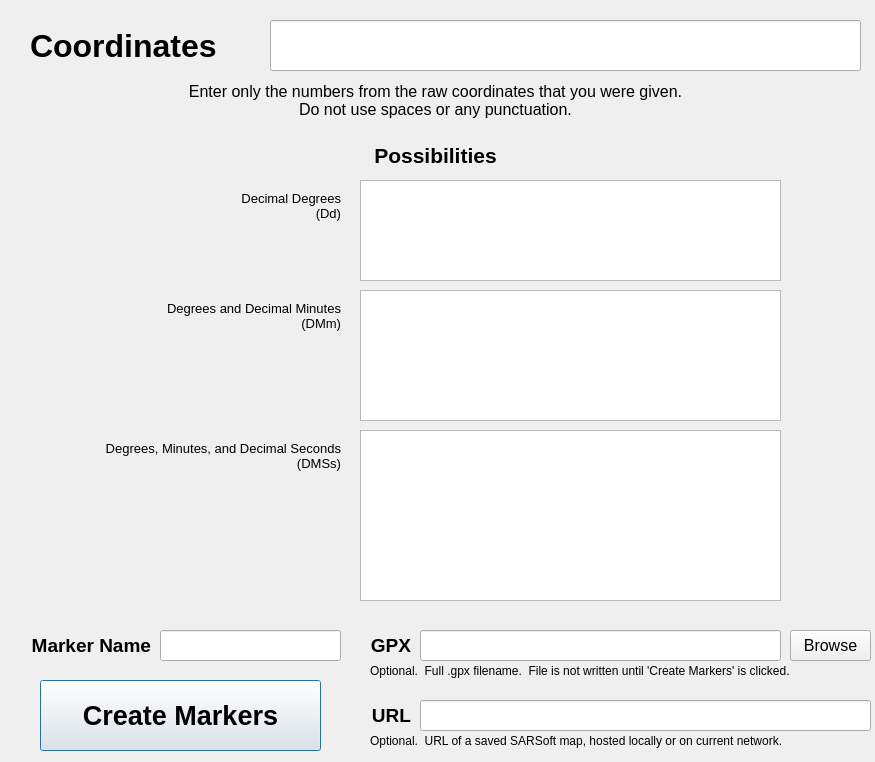
<?xml version="1.0" encoding="UTF-8"?>
<ui version="4.0">
 <class>buckshot</class>
 <widget class="QDialog" name="buckshot">
  <property name="enabled">
   <bool>true</bool>
  </property>
  <property name="geometry">
   <rect>
    <x>0</x>
    <y>0</y>
    <width>875</width>
    <height>762</height>
   </rect>
  </property>
  <property name="windowTitle">
   <string>SARSoft Buckshot</string>
  </property>
  <widget class="QLineEdit" name="coordsField">
   <property name="geometry">
    <rect>
     <x>270</x>
     <y>20</y>
     <width>591</width>
     <height>51</height>
    </rect>
   </property>
   <property name="font">
    <font>
     <family>Segoe UI</family>
     <pointsize>24</pointsize>
     <weight>75</weight>
     <bold>true</bold>
    </font>
   </property>
   <property name="text">
    <string/>
   </property>
   <property name="frame">
    <bool>true</bool>
   </property>
  </widget>
  <widget class="QLabel" name="label">
   <property name="geometry">
    <rect>
     <x>30</x>
     <y>20</y>
     <width>231</width>
     <height>51</height>
    </rect>
   </property>
   <property name="font">
    <font>
     <family>Segoe UI</family>
     <pointsize>24</pointsize>
     <weight>75</weight>
     <bold>true</bold>
    </font>
   </property>
   <property name="text">
    <string>Coordinates</string>
   </property>
  </widget>
  <widget class="QLabel" name="label_2">
   <property name="geometry">
    <rect>
     <x>0</x>
     <y>70</y>
     <width>871</width>
     <height>61</height>
    </rect>
   </property>
   <property name="font">
    <font>
     <family>Segoe UI</family>
     <pointsize>12</pointsize>
    </font>
   </property>
   <property name="text">
    <string>Enter only the numbers from the raw coordinates that you were given.
Do not use spaces or any punctuation.</string>
   </property>
   <property name="alignment">
    <set>Qt::AlignCenter</set>
   </property>
  </widget>
  <widget class="QPushButton" name="goButton">
   <property name="geometry">
    <rect>
     <x>40</x>
     <y>680</y>
     <width>281</width>
     <height>71</height>
    </rect>
   </property>
   <property name="font">
    <font>
     <family>Segoe UI</family>
     <pointsize>20</pointsize>
     <weight>75</weight>
     <bold>true</bold>
    </font>
   </property>
   <property name="text">
    <string>Create Markers</string>
   </property>
  </widget>
  <widget class="QLineEdit" name="markerNameField">
   <property name="geometry">
    <rect>
     <x>160</x>
     <y>630</y>
     <width>181</width>
     <height>31</height>
    </rect>
   </property>
   <property name="font">
    <font>
     <family>Segoe UI</family>
     <pointsize>11</pointsize>
     <weight>50</weight>
     <bold>false</bold>
    </font>
   </property>
   <property name="text">
    <string/>
   </property>
   <property name="frame">
    <bool>true</bool>
   </property>
  </widget>
  <widget class="QLabel" name="label_11">
   <property name="geometry">
    <rect>
     <x>-10</x>
     <y>620</y>
     <width>161</width>
     <height>51</height>
    </rect>
   </property>
   <property name="font">
    <font>
     <family>Segoe UI</family>
     <pointsize>14</pointsize>
     <weight>75</weight>
     <bold>true</bold>
    </font>
   </property>
   <property name="text">
    <string>Marker Name</string>
   </property>
   <property name="alignment">
    <set>Qt::AlignRight|Qt::AlignTrailing|Qt::AlignVCenter</set>
   </property>
  </widget>
  <widget class="QPlainTextEdit" name="DdField">
   <property name="enabled">
    <bool>true</bool>
   </property>
   <property name="geometry">
    <rect>
     <x>360</x>
     <y>180</y>
     <width>421</width>
     <height>101</height>
    </rect>
   </property>
   <property name="font">
    <font>
     <pointsize>10</pointsize>
    </font>
   </property>
   <property name="readOnly">
    <bool>true</bool>
   </property>
   <property name="plainText">
    <string/>
   </property>
  </widget>
  <widget class="QPlainTextEdit" name="DMmField">
   <property name="enabled">
    <bool>true</bool>
   </property>
   <property name="geometry">
    <rect>
     <x>360</x>
     <y>290</y>
     <width>421</width>
     <height>131</height>
    </rect>
   </property>
   <property name="font">
    <font>
     <pointsize>10</pointsize>
    </font>
   </property>
   <property name="readOnly">
    <bool>true</bool>
   </property>
  </widget>
  <widget class="QPlainTextEdit" name="DMSsField">
   <property name="enabled">
    <bool>true</bool>
   </property>
   <property name="geometry">
    <rect>
     <x>360</x>
     <y>430</y>
     <width>421</width>
     <height>171</height>
    </rect>
   </property>
   <property name="font">
    <font>
     <pointsize>10</pointsize>
    </font>
   </property>
   <property name="readOnly">
    <bool>true</bool>
   </property>
  </widget>
  <widget class="QLabel" name="label_3">
   <property name="geometry">
    <rect>
     <x>190</x>
     <y>180</y>
     <width>151</width>
     <height>51</height>
    </rect>
   </property>
   <property name="font">
    <font>
     <family>Segoe UI</family>
     <pointsize>10</pointsize>
    </font>
   </property>
   <property name="text">
    <string>Decimal Degrees
(Dd)</string>
   </property>
   <property name="alignment">
    <set>Qt::AlignRight|Qt::AlignTrailing|Qt::AlignVCenter</set>
   </property>
  </widget>
  <widget class="QLabel" name="label_4">
   <property name="geometry">
    <rect>
     <x>100</x>
     <y>290</y>
     <width>241</width>
     <height>51</height>
    </rect>
   </property>
   <property name="font">
    <font>
     <family>Segoe UI</family>
     <pointsize>10</pointsize>
    </font>
   </property>
   <property name="text">
    <string>Degrees and Decimal Minutes
(DMm)</string>
   </property>
   <property name="alignment">
    <set>Qt::AlignRight|Qt::AlignTrailing|Qt::AlignVCenter</set>
   </property>
  </widget>
  <widget class="QLabel" name="label_5">
   <property name="geometry">
    <rect>
     <x>20</x>
     <y>430</y>
     <width>321</width>
     <height>51</height>
    </rect>
   </property>
   <property name="font">
    <font>
     <family>Segoe UI</family>
     <pointsize>10</pointsize>
    </font>
   </property>
   <property name="text">
    <string>Degrees, Minutes, and Decimal Seconds
(DMSs)</string>
   </property>
   <property name="alignment">
    <set>Qt::AlignRight|Qt::AlignTrailing|Qt::AlignVCenter</set>
   </property>
  </widget>
  <widget class="QLineEdit" name="URLField">
   <property name="geometry">
    <rect>
     <x>420</x>
     <y>700</y>
     <width>451</width>
     <height>31</height>
    </rect>
   </property>
   <property name="font">
    <font>
     <family>Segoe UI</family>
     <pointsize>11</pointsize>
     <weight>50</weight>
     <bold>false</bold>
    </font>
   </property>
   <property name="text">
    <string/>
   </property>
   <property name="frame">
    <bool>true</bool>
   </property>
  </widget>
  <widget class="QLabel" name="label_12">
   <property name="geometry">
    <rect>
     <x>350</x>
     <y>690</y>
     <width>61</width>
     <height>51</height>
    </rect>
   </property>
   <property name="font">
    <font>
     <family>Segoe UI</family>
     <pointsize>14</pointsize>
     <weight>75</weight>
     <bold>true</bold>
    </font>
   </property>
   <property name="text">
    <string>URL</string>
   </property>
   <property name="alignment">
    <set>Qt::AlignRight|Qt::AlignTrailing|Qt::AlignVCenter</set>
   </property>
  </widget>
  <widget class="QLabel" name="label_13">
   <property name="geometry">
    <rect>
     <x>0</x>
     <y>130</y>
     <width>871</width>
     <height>51</height>
    </rect>
   </property>
   <property name="font">
    <font>
     <family>Segoe UI</family>
     <pointsize>16</pointsize>
     <weight>75</weight>
     <bold>true</bold>
    </font>
   </property>
   <property name="text">
    <string>Possibilities</string>
   </property>
   <property name="alignment">
    <set>Qt::AlignCenter</set>
   </property>
  </widget>
  <widget class="QLabel" name="label_6">
   <property name="geometry">
    <rect>
     <x>370</x>
     <y>730</y>
     <width>501</width>
     <height>21</height>
    </rect>
   </property>
   <property name="font">
    <font>
     <pointsize>9</pointsize>
    </font>
   </property>
   <property name="text">
    <string>Optional.  URL of a saved SARSoft map, hosted locally or on current network.</string>
   </property>
  </widget>
  <widget class="QLineEdit" name="gpxFileNameField">
   <property name="geometry">
    <rect>
     <x>420</x>
     <y>630</y>
     <width>361</width>
     <height>31</height>
    </rect>
   </property>
   <property name="font">
    <font>
     <family>Segoe UI</family>
     <pointsize>11</pointsize>
     <weight>50</weight>
     <bold>false</bold>
    </font>
   </property>
   <property name="text">
    <string/>
   </property>
   <property name="frame">
    <bool>true</bool>
   </property>
  </widget>
  <widget class="QLabel" name="label_14">
   <property name="geometry">
    <rect>
     <x>350</x>
     <y>620</y>
     <width>61</width>
     <height>51</height>
    </rect>
   </property>
   <property name="font">
    <font>
     <family>Segoe UI</family>
     <pointsize>14</pointsize>
     <weight>75</weight>
     <bold>true</bold>
    </font>
   </property>
   <property name="text">
    <string>GPX</string>
   </property>
   <property name="alignment">
    <set>Qt::AlignRight|Qt::AlignTrailing|Qt::AlignVCenter</set>
   </property>
  </widget>
  <widget class="QLabel" name="label_7">
   <property name="geometry">
    <rect>
     <x>370</x>
     <y>660</y>
     <width>511</width>
     <height>21</height>
    </rect>
   </property>
   <property name="font">
    <font>
     <pointsize>9</pointsize>
    </font>
   </property>
   <property name="text">
    <string>Optional.  Full .gpx filename.  File is not written until 'Create Markers' is clicked.</string>
   </property>
  </widget>
  <widget class="QPushButton" name="gpxBrowseButton">
   <property name="geometry">
    <rect>
     <x>790</x>
     <y>630</y>
     <width>81</width>
     <height>31</height>
    </rect>
   </property>
   <property name="font">
    <font>
     <family>Segoe UI</family>
     <pointsize>12</pointsize>
     <weight>50</weight>
     <bold>false</bold>
    </font>
   </property>
   <property name="text">
    <string>Browse</string>
   </property>
  </widget>
 </widget>
 <tabstops>
  <tabstop>coordsField</tabstop>
  <tabstop>markerNameField</tabstop>
  <tabstop>gpxFileNameField</tabstop>
  <tabstop>URLField</tabstop>
  <tabstop>goButton</tabstop>
  <tabstop>DMSsField</tabstop>
  <tabstop>DdField</tabstop>
  <tabstop>DMmField</tabstop>
  <tabstop>gpxBrowseButton</tabstop>
 </tabstops>
 <resources/>
 <connections>
  <connection>
   <sender>coordsField</sender>
   <signal>textChanged(QString)</signal>
   <receiver>buckshot</receiver>
   <slot>calcLatLon()</slot>
   <hints>
    <hint type="sourcelabel">
     <x>841</x>
     <y>54</y>
    </hint>
    <hint type="destinationlabel">
     <x>733</x>
     <y>8</y>
    </hint>
   </hints>
  </connection>
  <connection>
   <sender>goButton</sender>
   <signal>clicked()</signal>
   <receiver>buckshot</receiver>
   <slot>createMarkers()</slot>
   <hints>
    <hint type="sourcelabel">
     <x>320</x>
     <y>680</y>
    </hint>
    <hint type="destinationlabel">
     <x>349</x>
     <y>688</y>
    </hint>
   </hints>
  </connection>
  <connection>
   <sender>gpxBrowseButton</sender>
   <signal>clicked(bool)</signal>
   <receiver>buckshot</receiver>
   <slot>gpxSetFileName()</slot>
   <hints>
    <hint type="sourcelabel">
     <x>823</x>
     <y>641</y>
    </hint>
    <hint type="destinationlabel">
     <x>796</x>
     <y>605</y>
    </hint>
   </hints>
  </connection>
  <connection>
   <sender>markerNameField</sender>
   <signal>textChanged(QString)</signal>
   <receiver>buckshot</receiver>
   <slot>markerNameChanged()</slot>
   <hints>
    <hint type="sourcelabel">
     <x>252</x>
     <y>640</y>
    </hint>
    <hint type="destinationlabel">
     <x>188</x>
     <y>606</y>
    </hint>
   </hints>
  </connection>
 </connections>
 <slots>
  <slot>calcLatLon()</slot>
  <slot>createMarkers()</slot>
  <slot>gpxSetFileName()</slot>
  <slot>markerNameChanged()</slot>
 </slots>
</ui>
